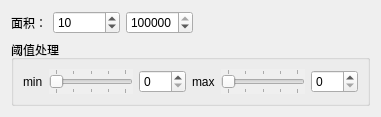
             <widget class="QWidget" name="page_2">
              <layout class="QGridLayout" name="gridLayout_9">
               <item row="1" column="0" colspan="6">
                <widget class="QGroupBox" name="groupBox_2">
                 <property name="title">
                  <string>阈值处理</string>
                 </property>
                 <layout class="QHBoxLayout" name="horizontalLayout_5">
                  <item>
                   <widget class="QLabel" name="label_6">
                    <property name="text">
                     <string>min</string>
                    </property>
                   </widget>
                  </item>
                  <item>
                   <widget class="QSlider" name="hs_threMin">
                    <property name="autoFillBackground">
                     <bool>true</bool>
                    </property>
                    <property name="maximum">
                     <number>255</number>
                    </property>
                    <property name="orientation">
                     <enum>Qt::Horizontal</enum>
                    </property>
                    <property name="invertedAppearance">
                     <bool>false</bool>
                    </property>
                    <property name="invertedControls">
                     <bool>false</bool>
                    </property>
                    <property name="tickPosition">
                     <enum>QSlider::TicksBothSides</enum>
                    </property>
                    <property name="tickInterval">
                     <number>64</number>
                    </property>
                   </widget>
                  </item>
                  <item>
                   <widget class="QSpinBox" name="sp_threMin">
                    <property name="maximum">
                     <number>255</number>
                    </property>
                   </widget>
                  </item>
                  <item>
                   <widget class="QLabel" name="label_8">
                    <property name="text">
                     <string>max</string>
                    </property>
                   </widget>
                  </item>
                  <item>
                   <widget class="QSlider" name="hs_threMax">
                    <property name="autoFillBackground">
                     <bool>true</bool>
                    </property>
                    <property name="maximum">
                     <number>255</number>
                    </property>
                    <property name="orientation">
                     <enum>Qt::Horizontal</enum>
                    </property>
                    <property name="invertedAppearance">
                     <bool>false</bool>
                    </property>
                    <property name="invertedControls">
                     <bool>false</bool>
                    </property>
                    <property name="tickPosition">
                     <enum>QSlider::TicksBothSides</enum>
                    </property>
                    <property name="tickInterval">
                     <number>64</number>
                    </property>
                   </widget>
                  </item>
                  <item>
                   <widget class="QSpinBox" name="sp_threMax">
                    <property name="maximum">
                     <number>255</number>
                    </property>
                   </widget>
                  </item>
                 </layout>
                </widget>
               </item>
               <item row="0" column="1">
                <widget class="QSpinBox" name="sp_minArea">
                 <property name="buttonSymbols">
                  <enum>QAbstractSpinBox::UpDownArrows</enum>
                 </property>
                 <property name="maximum">
                  <number>10000000</number>
                 </property>
                 <property name="singleStep">
                  <number>5</number>
                 </property>
                 <property name="value">
                  <number>10</number>
                 </property>
                </widget>
               </item>
               <item row="0" column="2">
                <widget class="QSpinBox" name="sp_maxArea">
                 <property name="buttonSymbols">
                  <enum>QAbstractSpinBox::UpDownArrows</enum>
                 </property>
                 <property name="maximum">
                  <number>10000000</number>
                 </property>
                 <property name="singleStep">
                  <number>5</number>
                 </property>
                 <property name="value">
                  <number>999999</number>
                 </property>
                </widget>
               </item>
               <item row="0" column="0">
                <widget class="QLabel" name="label">
                 <property name="text">
                  <string>面积：</string>
                 </property>
                </widget>
               </item>
               <item row="0" column="3">
                <spacer name="horizontalSpacer_4">
                 <property name="orientation">
                  <enum>Qt::Horizontal</enum>
                 </property>
                 <property name="sizeHint" stdset="0">
                  <size>
                   <width>64</width>
                   <height>20</height>
                  </size>
                 </property>
                </spacer>
               </item>
              </layout>
              <zorder>label</zorder>
              <zorder>sp_minArea</zorder>
              <zorder>groupBox_2</zorder>
              <zorder>sp_maxArea</zorder>
              <zorder>horizontalSpacer_4</zorder>
             </widget>
